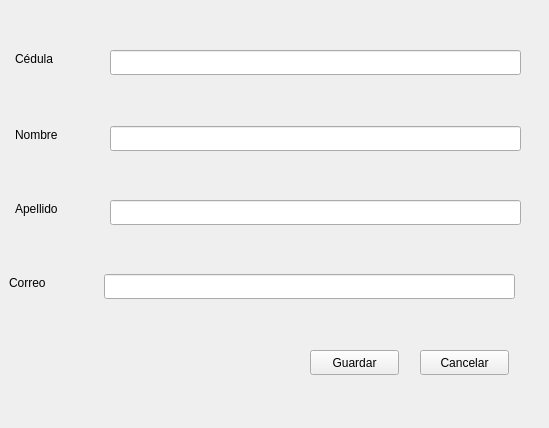
<?xml version="1.0" encoding="UTF-8"?>
<ui version="4.0">
 <class>costumerForm</class>
 <widget class="QWidget" name="costumerForm">
  <property name="geometry">
   <rect>
    <x>0</x>
    <y>0</y>
    <width>549</width>
    <height>428</height>
   </rect>
  </property>
  <property name="windowTitle">
   <string>Nuevo Cliente</string>
  </property>
  <widget class="QLabel" name="label">
   <property name="geometry">
    <rect>
     <x>15</x>
     <y>126</y>
     <width>56</width>
     <height>17</height>
    </rect>
   </property>
   <property name="text">
    <string>Nombre</string>
   </property>
  </widget>
  <widget class="QLabel" name="label_2">
   <property name="geometry">
    <rect>
     <x>15</x>
     <y>200</y>
     <width>57</width>
     <height>17</height>
    </rect>
   </property>
   <property name="text">
    <string>Apellido</string>
   </property>
  </widget>
  <widget class="QLabel" name="label_3">
   <property name="geometry">
    <rect>
     <x>15</x>
     <y>50</y>
     <width>47</width>
     <height>17</height>
    </rect>
   </property>
   <property name="text">
    <string>Cédula</string>
   </property>
  </widget>
  <widget class="QLabel" name="label_4">
   <property name="geometry">
    <rect>
     <x>9</x>
     <y>274</y>
     <width>47</width>
     <height>17</height>
    </rect>
   </property>
   <property name="text">
    <string>Correo</string>
   </property>
  </widget>
  <widget class="QLineEdit" name="firstNameTextLine">
   <property name="geometry">
    <rect>
     <x>110</x>
     <y>126</y>
     <width>411</width>
     <height>25</height>
    </rect>
   </property>
  </widget>
  <widget class="QLineEdit" name="lastNameTextLine">
   <property name="geometry">
    <rect>
     <x>110</x>
     <y>200</y>
     <width>411</width>
     <height>25</height>
    </rect>
   </property>
  </widget>
  <widget class="QLineEdit" name="documentTextLine">
   <property name="geometry">
    <rect>
     <x>110</x>
     <y>50</y>
     <width>411</width>
     <height>25</height>
    </rect>
   </property>
  </widget>
  <widget class="QLineEdit" name="emailTextLine">
   <property name="geometry">
    <rect>
     <x>104</x>
     <y>274</y>
     <width>411</width>
     <height>25</height>
    </rect>
   </property>
  </widget>
  <widget class="QPushButton" name="cancelCostumerBotton">
   <property name="geometry">
    <rect>
     <x>420</x>
     <y>350</y>
     <width>89</width>
     <height>25</height>
    </rect>
   </property>
   <property name="text">
    <string>Cancelar</string>
   </property>
  </widget>
  <widget class="QPushButton" name="saveCostumerButton">
   <property name="geometry">
    <rect>
     <x>310</x>
     <y>350</y>
     <width>89</width>
     <height>25</height>
    </rect>
   </property>
   <property name="text">
    <string>Guardar</string>
   </property>
  </widget>
 </widget>
 <resources/>
 <connections/>
</ui>
